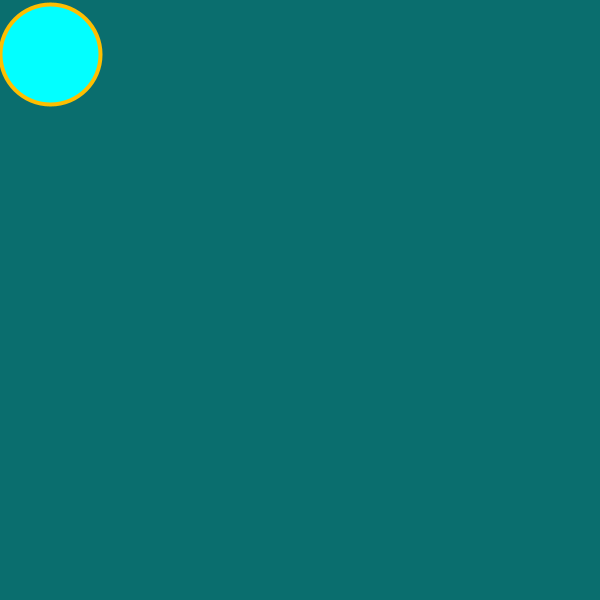
Frame 1 (no input)
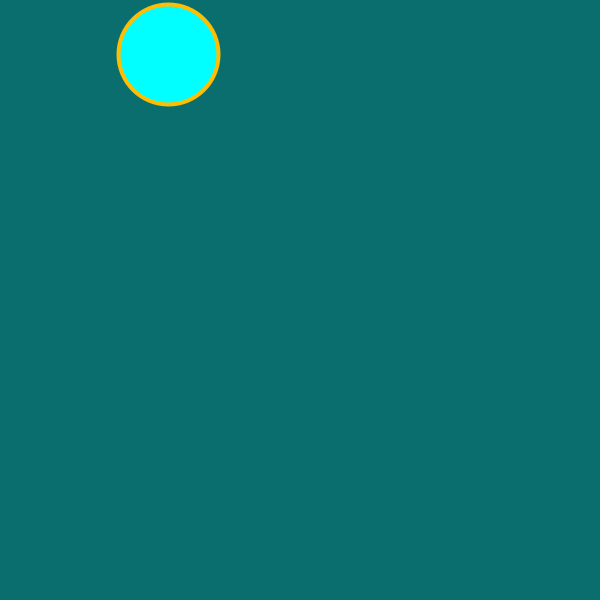
Frame 60 (the mouse pressed at the canvas centre just before this capture)
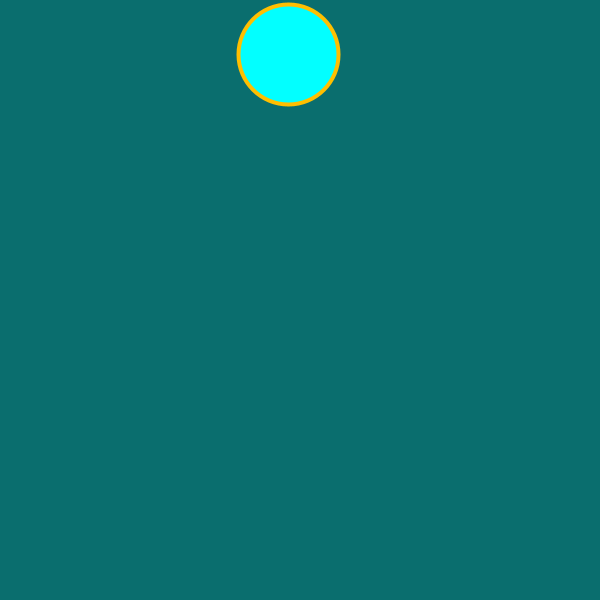
Frame 120 (the mouse held since frame 60 and released just before this capture)

The Processing sketch that drew these frames (run headless with seeded random() and noise(); from frame 60 on, the mouse is pressed at the canvas centre):

// Processing sketch: Session_2___Exersice_1
// ── Session_2___Exersice_1.pde
void setup(){
  // Set canvas size
  size(600, 600);
  
  // Set border thickness for all shapes
  strokeWeight(4);
  
  // Set canvas color
  background(10, 110, 110);
  
  // Draw blue circle
  // with orange border
  // in the top left corner
  fill(2, 255, 255);
  stroke(255, 191, 0);
  ellipse(50, 50, 100, 100);
}

int XPosition = 50;
int speed = 2;

void draw(){
  // Erase previous circle
  background(10, 110, 110);
  
  // Redraw blue circle
  // with orange border
  // in the top left corner
  fill(2, 255, 255);
  stroke(255, 191, 0);
  ellipse(XPosition, 54, 100, 100);
  
  // Move circle to the right
  XPosition += speed;
  
  // Reset circle position
  if (XPosition >= 550){
    XPosition = 50;
  }
}
